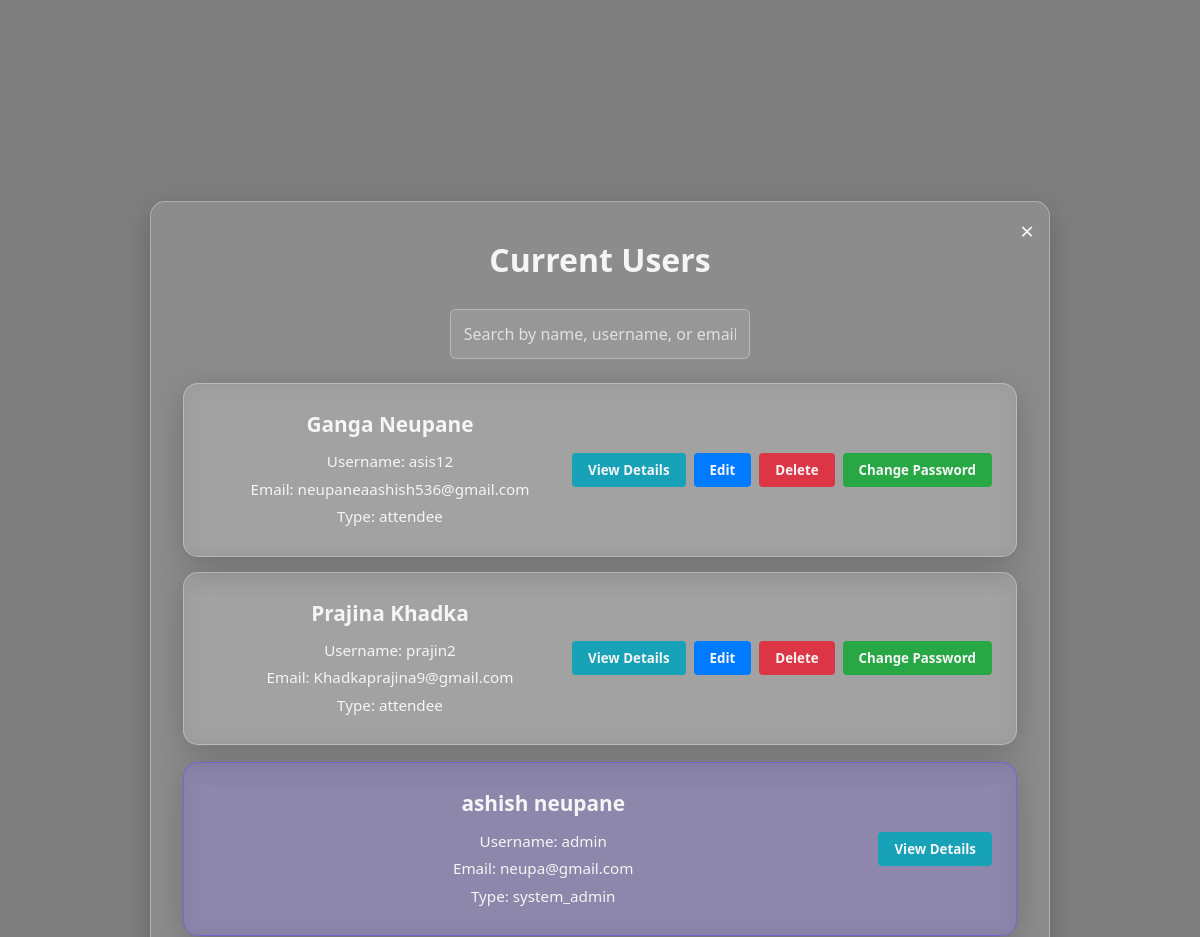
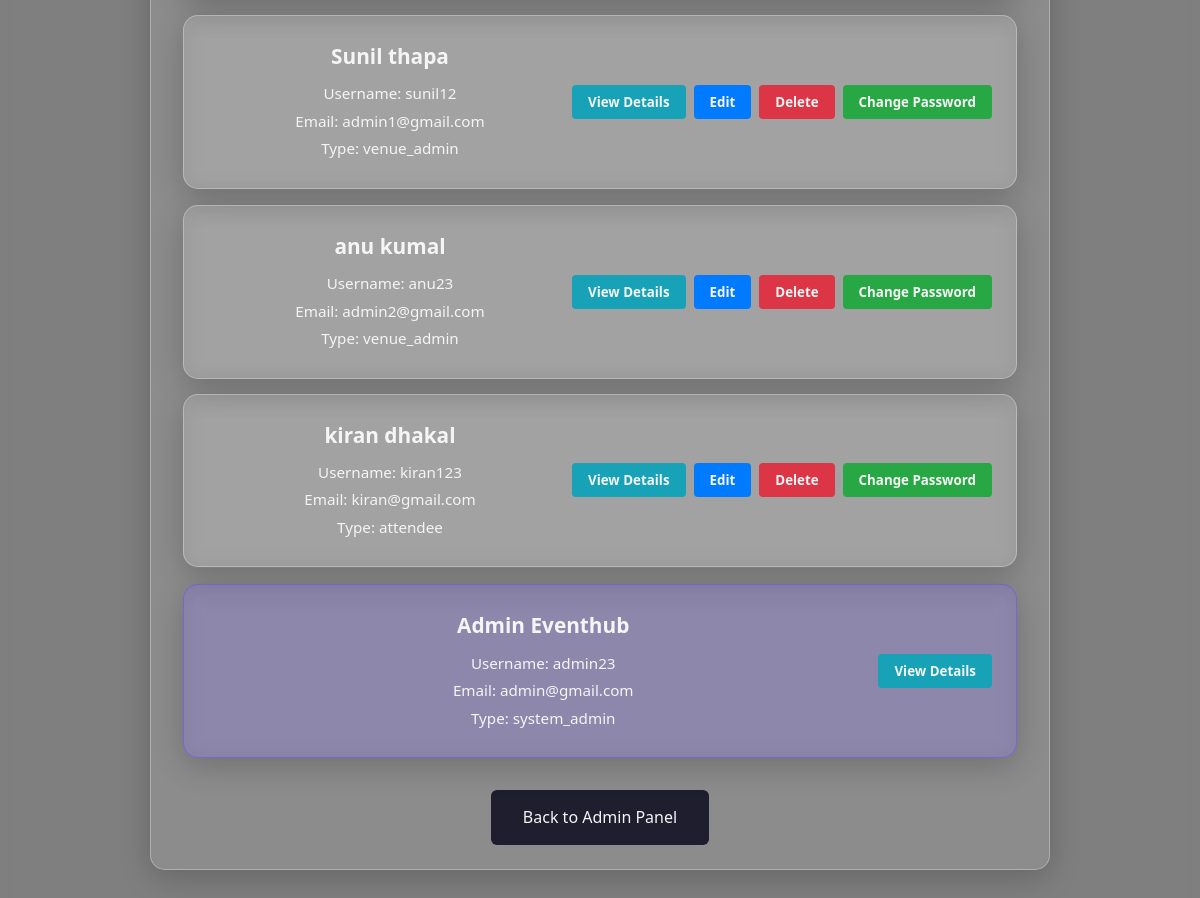
The app's page /manage_users.php (signed in) with its own data (2 pictures, top to bottom).
### tables this page shows
CREATE TABLE IF NOT EXISTS `users` (
  `user_id` int NOT NULL AUTO_INCREMENT,
  `username` varchar(50) NOT NULL,
  `email` varchar(100) NOT NULL,
  `password` varchar(255) NOT NULL,
  `full_name` varchar(100) NOT NULL,
  `phone_num` varchar(15) DEFAULT NULL,
  `created_at` timestamp NOT NULL DEFAULT CURRENT_TIMESTAMP,
  `user_type` enum('system_admin','venue_admin','attendee') NOT NULL DEFAULT 'attendee',
  `notifications_viewed` datetime DEFAULT NULL,
  PRIMARY KEY (`user_id`),
  UNIQUE KEY `username` (`username`),
  UNIQUE KEY `email` (`email`)
);

### manage_users.php (the view, shortened to what this page needs)
<?php
require_once 'Connection/sql_auth.php';
$users = [];
$result = $db->query("SELECT user_id, username, full_name, email, user_type FROM users");
if ($result) while ($row = $result->fetch_assoc()) $users[] = $row;
?>
<!DOCTYPE html>
<html lang="en">
<head>
    <link rel="stylesheet" href="https://cdnjs.cloudflare.com/ajax/libs/font-awesome/6.0.0-beta3/css/all.min.css">
</head>
<body>
    <div class="container">
        <a href="admin.php" class="close-container" id="closeContainerBtn">×</a>
        <h2>Current Users</h2>
        <div class="search-bar">
            <input type="text" id="searchInput" placeholder="Search by name, username, or email..." onkeyup="searchUsers()">
        </div>
        <div class="user-list" id="userList">
            <?php if (empty($users)): ?>
                <p class="no-data-message">No users available to manage.</p>
            <?php else: ?>
                <?php foreach ($users as $user): ?>
                    <div class="user-card <?= $user['user_type'] === 'system_admin' ? 'system-admin' : '' ?>" id="user-<?= $user['user_id'] ?>">
                        <div class="user-info">
                            <h3><?= htmlspecialchars($user['full_name']) ?></h3>
                            <p>Username: <?= htmlspecialchars($user['username']) ?></p>
                            <p>Email: <?= htmlspecialchars($user['email']) ?></p>
                            <p>Type: <?= htmlspecialchars($user['user_type']) ?></p>
                        </div>
                        <div class="user-actions-buttons">
                            <button class="action-btn view-details-btn" onclick="openViewDetails(<?= $user['user_id'] ?>)">View Details</button>
                            <?php if ($user['user_type'] !== 'system_admin'): ?>
                                <button class="action-btn edit-btn" onclick="openEditModal(<?= $user['user_id'] ?>)">Edit</button>
                                <button class="action-btn delete-btn" onclick="openDeleteModal(<?= $user['user_id'] ?>)">Delete</button>
                                <button class="action-btn change-password-btn" onclick="openChangePasswordModal(<?= $user['user_id'] ?>)">Change Password</button>
                            <?php endif; ?>
                        </div>
                    </div>
                <?php endforeach; ?>
            <?php endif; ?>
        </div>
        <a href="admin.php" class="back-btn">Back to Admin Panel</a>
    </div>
</body>
</html>

### manage_users.php (style rules this page uses)
:root { --primary-color: #6b48ff; --secondary-color: #1e1e2f; --accent-color: #ff2e63; --light-color: #f5f5f5; --glass-bg: rgba(255, 255, 255, 0.1); --shadow: 0 8px 32px rgba(0, 0, 0, 0.2); --success-bg: #28a745; --error-bg: #ff2e63; --danger-color: #dc3545; --highlight-bg: #ffeb3b; }
* { box-sizing: border-box; margin: 0; padding: 0; font-family: 'Segoe UI', Arial, sans-serif; }
body { background: linear-gradient(rgba(0, 0, 0, 0.5), rgba(0, 0, 0, 0.5)), url('images/concert.jpg'); background-size: cover; background-position: center; backdrop-filter: blur(5px); color: var(--light-color); line-height: 1.6; min-height: 100vh; display: flex; justify-content: center; align-items: center; }
.container { background: var(--glass-bg); backdrop-filter: blur(10px); border-radius: 15px; padding: 2rem; box-shadow: var(--shadow); border: 1px solid rgba(255, 255, 255, 0.3); width: 90%; max-width: 900px; text-align: center; max-height: 80vh; overflow-y: auto; position: relative; }
.close-container { position: absolute; top: 10px; right: 15px; font-size: 1.5rem; color: var(--light-color); cursor: pointer; transition: color 0.3s ease; text-decoration: none; }
h2 { font-size: 2rem; margin-bottom: 1.5rem; color: var(--light-color); }
.search-bar { margin-bottom: 1.5rem; }
.search-bar input { padding: 0.8rem; width: 100%; max-width: 300px; border: 1px solid rgba(255, 255, 255, 0.3); border-radius: 6px; background: rgba(255, 255, 255, 0.1); color: var(--light-color); font-size: 1rem; box-sizing: border-box; }
.search-bar input::placeholder { color: rgba(255, 255, 255, 0.7); }
.user-list { display: flex; flex-direction: column; gap: 1rem; }
.user-card { background: var(--glass-bg); backdrop-filter: blur(10px); border-radius: 15px; padding: 1.5rem; box-shadow: var(--shadow); border: 1px solid rgba(255, 255, 255, 0.3); display: flex; justify-content: space-between; align-items: center; transition: transform 0.3s ease, box-shadow 0.3s ease; }
.user-card.system-admin { background: rgba(107, 72, 255, 0.2); border-color: rgba(107, 72, 255, 0.5); }
.user-info { flex: 1; }
.user-info h3 { font-size: 1.3rem; margin-bottom: 0.5rem; }
.user-info p { margin: 0.2rem 0; font-size: 0.95rem; }
.user-actions-buttons { display: flex; gap: 0.5rem; flex-wrap: wrap; }
.action-btn { padding: 0.5rem 1rem; border: none; border-radius: 4px; cursor: pointer; font-weight: 600; transition: background 0.3s ease, transform 0.2s ease; }
.view-details-btn { background: #17a2b8; color: var(--light-color); }
.edit-btn { background: #007bff; color: var(--light-color); }
.delete-btn { background: var(--danger-color); color: var(--light-color); }
.change-password-btn { background: var(--success-bg); color: var(--light-color); }
.back-btn { display: inline-block; margin-top: 2rem; background: var(--secondary-color); color: var(--light-color); padding: 0.9rem 2rem; border-radius: 6px; text-decoration: none; transition: background 0.3s ease; }

### records on screen
users: full_name "Ganga Neupane", username "asis12", email "neupaneaashish536@gmail.com", user_type "attendee"
users: full_name "Prajina Khadka", username "prajin2", email "Khadkaprajina9@gmail.com", user_type "attendee"
users: full_name "ashish neupane", username "admin", email "neupa@gmail.com", user_type "system_admin"
users: full_name "Sunil thapa", username "sunil12", email "admin1@gmail.com", user_type "venue_admin"
users: full_name "anu kumal", username "anu23", email "admin2@gmail.com", user_type "venue_admin"
users: full_name "kiran dhakal", username "kiran123", email "kiran@gmail.com", user_type "attendee"
users: full_name "Admin Eventhub", username "admin23", email "admin@gmail.com", user_type "system_admin"
